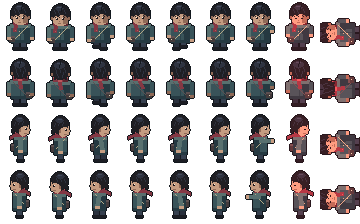
#> input picture assets/visual/protagonist_sheet.png, 360 x 224 px; its folder holds 4 pictures in this run
$ python generar_botas.py
#> lines starting #> are read from the running program, lines starting #| are printed output that depends on the picture
"""Capa de botas para las hojas del héroe.

Las botas se dibujaban con rectángulos fijos en los pies, así que al caminar
no seguían las piernas. Este script crea, para cada hoja del héroe, una hoja
del mismo tamaño (40 × 56 por celda, misma rejilla) con solo las botas: los
zapatos de cada cuadro pintados de cuero y una caña que sube por la pierna.
El juego la dibuja encima con la misma región de la hoja, así que las botas
siguen la animación en las cuatro direcciones.

Uso: python3 herramientas/generar_botas.py
Lee  assets/visual/protagonist_sheet.png y protagonist_sheet_f.png
Escribe assets/visual/protagonist_botas.png y protagonist_botas_f.png
"""
import os
from PIL import Image

RAIZ = os.path.join(os.path.dirname(os.path.abspath(__file__)), "..")
CW, CH = 40, 56
CUERO = (110, 70, 48, 255)        # GEAR_LEATHER del juego
CUERO_CLARO = (150, 98, 64, 255)  # brillo de la puntera y del borde de la caña
CUERO_OSCURO = (69, 41, 27, 255)  # GEAR_LEATHER_DARK
CONTORNO = (34, 20, 14, 255)
CANA = 3                          # filas de caña por encima del zapato


def luz(p):
    return (p[0] + p[1] + p[2]) // 3


def celda(src, dst, cx, cy):
    ox, oy = cx * CW, cy * CH
    opaco = lambda x, y: 0 <= x < CW and 0 <= y < CH and src.getpixel((ox + x, oy + y))[3] >= 128
    filas = [y for y in range(CH) if any(opaco(x, y) for x in range(CW))]
    if not filas:
        return
    abajo = max(filas)
    # El zapato: las filas oscuras seguidas que acaban en la última fila opaca.
    arriba = abajo
    while arriba - 1 > abajo - 6:
        y = arriba - 1
        xs = [x for x in range(CW) if opaco(x, y)]
        if not xs or sum(1 for x in xs if luz(src.getpixel((ox + x, oy + y))) < 40) < len(xs) * 0.8:
            break
        arriba = y
    if abajo - arriba < 2:  # celda sin pies a la vista (p. ej., tumbado)
        return
    cols = {x for x in range(CW) if any(opaco(x, y) for y in range(arriba, abajo + 1))}
    pinta = lambda x, y, c: dst.putpixel((ox + x, oy + y), c)
    for y in range(arriba, abajo + 1):
        for x in range(CW):
            if not opaco(x, y):
                continue
            borde = not (opaco(x - 1, y) and opaco(x + 1, y) and opaco(x, y + 1))
            if borde:
                pinta(x, y, CONTORNO)
            elif y == arriba:
                pinta(x, y, CUERO_CLARO)
            elif y == abajo - 1:
                pinta(x, y, CUERO_OSCURO)
            else:
                pinta(x, y, CUERO)
    # La caña: sube por la pierna, solo sobre las columnas del zapato.
    for y in range(arriba - CANA, arriba):
        for x in cols:
            if not opaco(x, y):
                continue
            p = src.getpixel((ox + x, oy + y))
            if luz(p) < 40:
                pinta(x, y, CONTORNO)  # contorno de la pierna
            elif y == arriba - CANA:
                pinta(x, y, CUERO_CLARO)  # borde superior de la caña
            else:
                pinta(x, y, CUERO_OSCURO if y == arriba - 1 else CUERO)


def generar(nombre, salida):
#> called with nombre = 'protagonist_sheet.png', salida = 'protagonist_botas.png'
    src = Image.open(os.path.join(RAIZ, "assets/visual", nombre)).convert("RGBA")
#> src is the input picture: PIL image 360x224 RGBA; mean R, G, B, A 30.6, 26.3, 27.3, 103.3
    dst = Image.new("RGBA", src.size, (0, 0, 0, 0))
#> dst: PIL image 360x224 RGBA; every value is 0
    for cy in range(src.height // CH):
        for cx in range(src.width // CW):
            if cx == 8:  # cuadro de muerte: sin equipo
                continue
            celda(src, dst, cx, cy)
    dst.save(os.path.join(RAIZ, "assets/visual", salida))
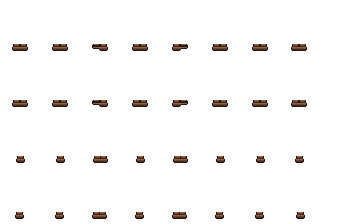
#> saved as protagonist_botas.png: PIL image 360x224 RGBA; mean R, G, B, A 2.8, 1.8, 1.2, 8.4; transparent parts drawn white
    print(salida, dst.size)
#| protagonist_botas.png (360, 224)


if __name__ == "__main__":
    generar("protagonist_sheet.png", "protagonist_botas.png")
    generar("protagonist_sheet_f.png", "protagonist_botas_f.png")
#> call 2 of generar, with nombre = 'protagonist_sheet_f.png', salida = 'protagonist_botas_f.png'
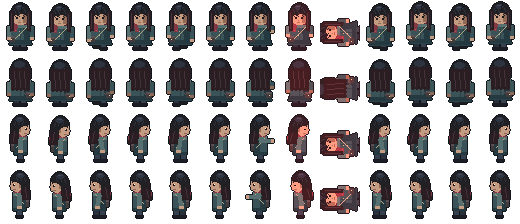
#> input picture assets/visual/protagonist_sheet_f.png, 520 x 224 px
#> in generar, src is the input picture: PIL image 520x224 RGBA; mean R, G, B, A 28.1, 24.9, 26, 109.5
#> in generar (call 2), `dst = Image.new("RGBA", src.size, (0, 0, 0, 0))`: dst: PIL image 520x224 RGBA; every value is 0
#> in generar (call 2), `dst.save(os.path.join(RAIZ, "assets/visual", salida))`:
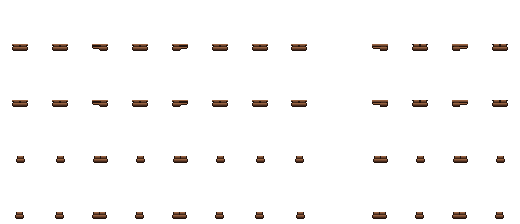
#> saved as protagonist_botas_f.png: PIL image 520x224 RGBA; mean R, G, B, A 3.1, 2, 1.3, 9; transparent parts drawn white
#| protagonist_botas_f.png (520, 224)
